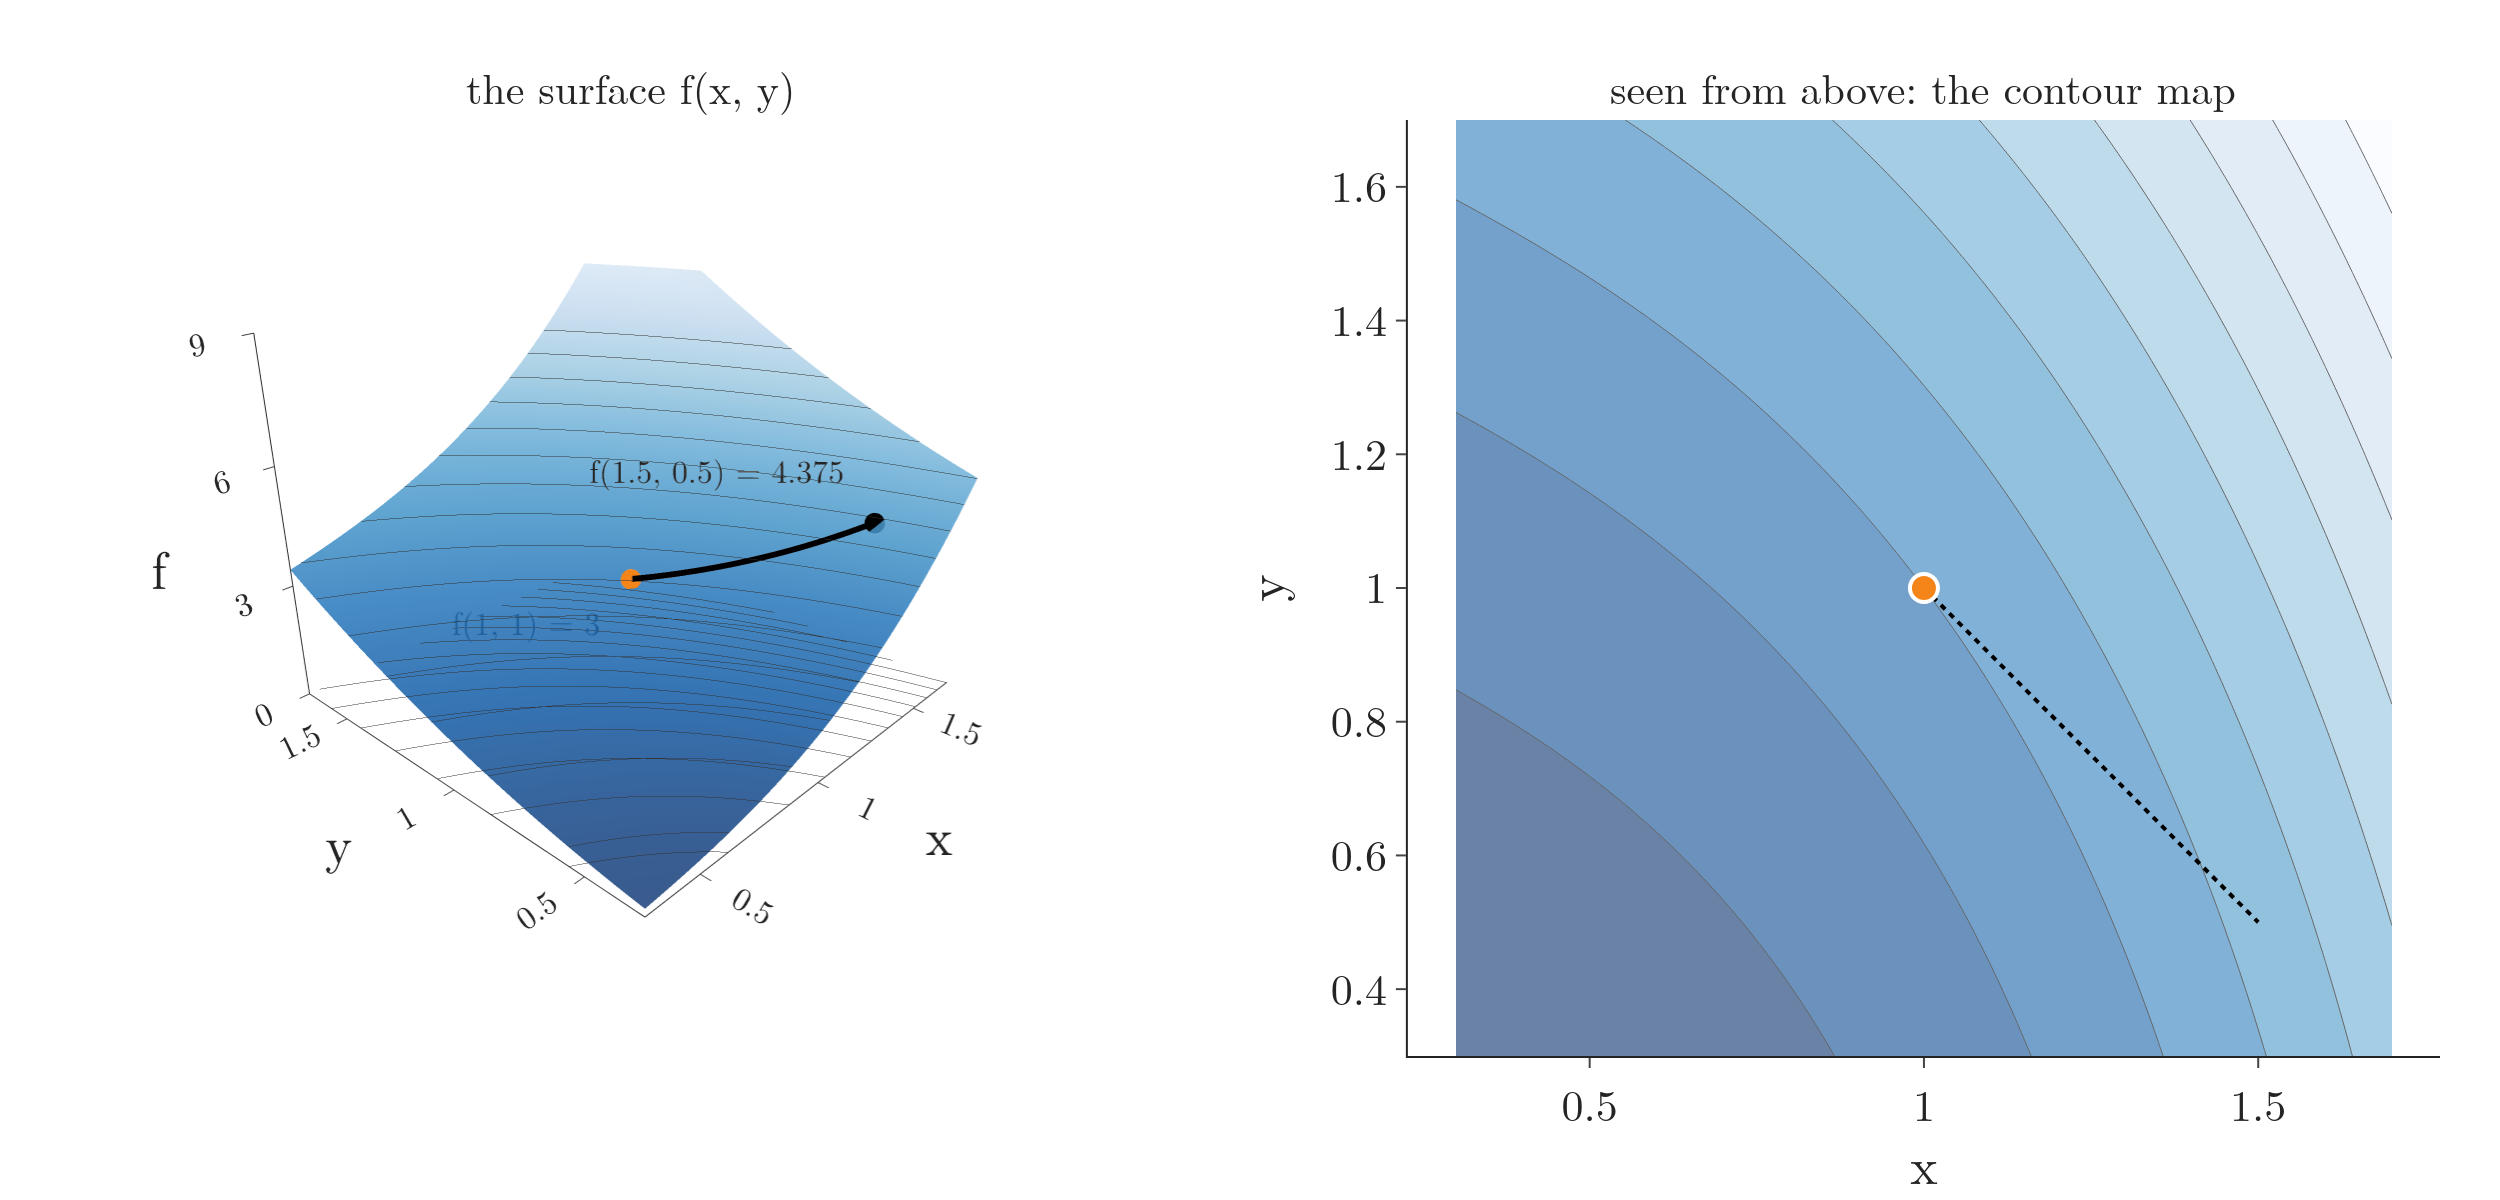

Recreate this plot in Python.
"""The surface of f(x, y) = x^3 + xy + y^2 next to its contour map (Plotly, still), before the Taylor-path animation.
Same square (0.3..1.7), same colours (Blues reversed: darker = lower), same path from (1, 1) to (1.5, 0.5) on both.
The contour lines are drawn on the surface and dropped to the floor. f(1, 1) = 3, f(1.5, 0.5) = 4.375.
Run: python taylor_surface.py -> taylor_surface.png"""
from pathlib import Path
import numpy as np
import plotly.graph_objects as go
from plotly.subplots import make_subplots
from gifkit import FONT, ORANGE

here = Path(__file__).parent
f = lambda x, y: x ** 3 + x * y + y ** 2
assert f(1, 1) == 3 and np.isclose(f(1.5, 0.5), 4.375)
g = np.linspace(0.3, 1.7, 141)
X, Y = np.meshgrid(g, g)
Z = f(X, Y)
ts = np.linspace(0, 0.5, 50)
px, py = 1 + ts, 1 - ts
fig = make_subplots(1, 2, specs=[[{"type": "scene"}, {"type": "xy"}]], column_widths=[0.55, 0.45], horizontal_spacing=0.06,
                    subplot_titles=["the surface f(x, y)", "seen from above: the contour map"])
fig.update_annotations(font_size=21)
fig.add_trace(go.Surface(x=g, y=g, z=Z, colorscale="Blues", reversescale=True, showscale=False, opacity=0.85,
                         contours_z=dict(show=True, start=0.5, end=8, size=0.5, color="#333333", width=2,
                                         project_z=True)), 1, 1)
fig.add_trace(go.Scatter3d(x=px, y=py, z=f(px, py) + 0.05, mode="lines", line=dict(color="black", width=6)), 1, 1)
fig.add_trace(go.Scatter3d(x=[1, 1.5], y=[1, 0.5], z=[3.05, 4.425], mode="markers+text", text=["f(1, 1) = 3", "f(1.5, 0.5) = 4.375"],
                           textposition=["top left", "top right"], textfont=dict(size=16),
                           marker=dict(size=6, color=[ORANGE, "black"])), 1, 1)
fig.update_scenes(xaxis=dict(title="x", range=[0.3, 1.7], tickvals=[0.5, 1, 1.5], tickfont=dict(size=14)), yaxis=dict(title="y", range=[0.3, 1.7], tickvals=[0.5, 1, 1.5], tickfont=dict(size=14)),
                  zaxis=dict(title="f", range=[0, 9], tickvals=[0, 3, 6, 9], tickfont=dict(size=14)), aspectmode="manual", aspectratio=dict(x=1, y=1, z=0.8),
                  camera=dict(eye=dict(x=-1.55, y=-1.45, z=0.95), center=dict(x=0, y=0, z=-0.15)))
fig.add_trace(go.Contour(x=g, y=g, z=Z, colorscale="Blues", reversescale=True, showscale=False, opacity=0.6,
                         contours=dict(size=0.5), line=dict(width=0.5)), 1, 2)
fig.add_trace(go.Scatter(x=[1, 1.5], y=[1, 0.5], mode="lines", line=dict(color="black", dash="dot", width=2)), 1, 2)
fig.add_trace(go.Scatter(x=[1], y=[1], mode="markers", marker=dict(size=14, color=ORANGE, line=dict(color="white", width=2))), 1, 2)
fig.update_xaxes(title="x", range=[0.3, 1.7], row=1, col=2)
fig.update_yaxes(title="y", range=[0.3, 1.7], scaleanchor="x", row=1, col=2)
fig.update_layout(template="simple_white", width=1250, height=600, font=FONT, showlegend=False,
                  margin=dict(l=0, r=30, t=60, b=60))
fig.write_image(here / "taylor_surface.png", scale=2)
